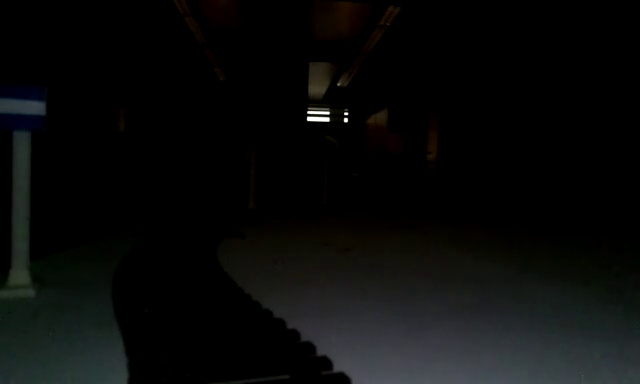
#> input picture frame 77 of Tests/Signalerkennung/Video_signalerkennung.mp4, 640 x 384 px, given in place of 1556872376191_video.mp4, which was not available
$ python Magic_video_number.py
#> lines starting #> are read from the running program, lines starting #| are printed output that depends on the picture; after the words box and inside, x2 and y2 are one past the last pixel; in counts of white or black regions, pixels touching at a corner belong together
import math
import numpy as np
import sys
sys.path.append('/usr/local/python/cv2/python-3.5/')
import cv2
import matplotlib as mpl
from matplotlib.pyplot import *
import matplotlib.pyplot as plt
import pytesseract

#from pytesseract import image_to_string

vidcap = cv2.VideoCapture('1556872376191_video.mp4')

count = 0
number = 0
while True:
    success,img = vidcap.read()
#> img is the input picture: shape (384, 640, 3); mean B, G, R 10, 10.6, 9.6

    if success == True:
       L = np.array([[0, -1, 0], [-1, 4, -1], [0, -1, 0]])
       rcParams['figure.dpi']= 200
       for i in range (0,1):
        start = time.time()
        gray = cv2.cvtColor(img[:][:][::], cv2.COLOR_BGR2GRAY)
        canny = cv2.Canny(gray,120,250)
        contours, hierarchy = cv2.findContours(cv2.filter2D(canny, -1, L), cv2.RETR_EXTERNAL, cv2.CHAIN_APPROX_SIMPLE)
        counter = 0
        new_contour = []
        for i in range(0,len(contours)):
            epsilon = 0.1*cv2.arcLength(contours[i],True)
            approx = cv2.approxPolyDP(contours[i], epsilon, closed=True)
            if(abs(cv2.contourArea(contours[i])) > 10 and len(approx) == 2 and not(cv2.isContourConvex(approx))):
                new_contour.append(contours[i])
                x,y,w,h = cv2.boundingRect(contours[i])
                rel = h / w
                addh = int(h / 8)
                addw = int(w / 4)
                print()
                if(rel > 1.5 and h > 20 and h < 50 and w > 20 and w < 50 and y > 0 and x > 0):
                    cont = img.copy()
                    #cv2.rectangle(cont, (x - addh, y - addw), (x + w + addw, y + h + addh), (0, 255, 0), 1)
                    #cv2.imshow("cont", cont)
                    #cv2.waitKey(0)
                    cv2.fillPoly(cont, [contours[i]], (255,255,255))
                    cropped =cont[y - addw:y + h + addh,x - addh:x + w + addw]
                    image_string = pytesseract.image_to_string(cv2.bitwise_not(cropped), lang='eng', config='-c tessedit_char_whitelist=0123456789 --oem 0 --psm 10')
                    print(image_string)
                    #imshow(cv2.bitwise_not(cont[y - addh:y + h + addh,x - addw:x + w + addw]))
                    #cv2.imshow("bitwise", cv2.bitwise_not(cont[y - addh:y + h + addh,x - addw:x + w + addw]))
                    #cv2.waitKey(0)
                    cv2.imwrite(r'new/numbers/file_'+str(start)+'_'+image_string+'.jpg', cropped)
                    #cv2.imwrite(r'new/numbers/'+image_string+'/file_'+str(counter)+'_'+image_string+'.jpg', cropped)
                    counter = counter + 1
#> this loop made 1 pass
#> pass 1, `canny = cv2.Canny(gray,120,250)`:
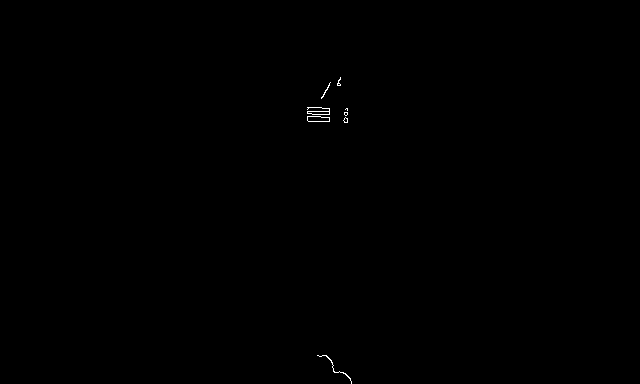
#> canny: shape (384, 640); 0.11% white in thin lines or dots, all inside (x1, y1, x2, y2) = (307, 77, 352, 384)


    finish = time.time()
    #imshow(cont)
vidcap.release()
cv2.destroyAllWindows()
finish = time.time()
#print('%.5ffps' % ((finish - start)))

$ run again, starting later in the video
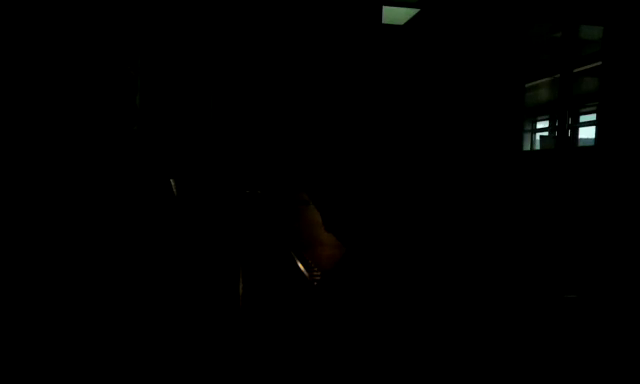
#> input picture frame 620 of Tests/Signalerkennung/Video_signalerkennung.mp4, 640 x 384 px, given in place of 1556872376191_video.mp4, which was not available
#> img is the input picture: shape (384, 640, 3); mean B, G, R 0.8, 1, 0.8
#> the loop `for i in range (0,1):` made 1 pass
#> pass 1, `canny = cv2.Canny(gray,120,250)`:
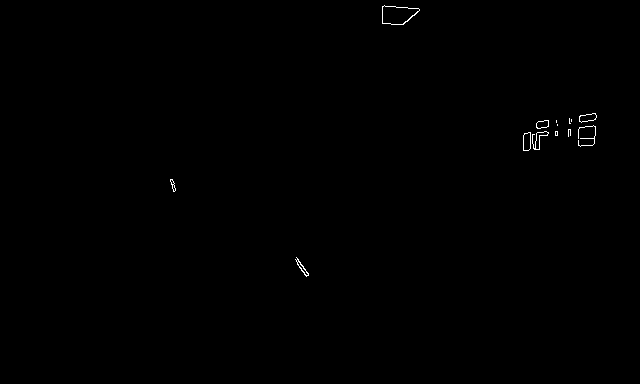
#> canny: shape (384, 640); 0.21% white in thin lines or dots, all inside (x1, y1, x2, y2) = (170, 5, 597, 277)
